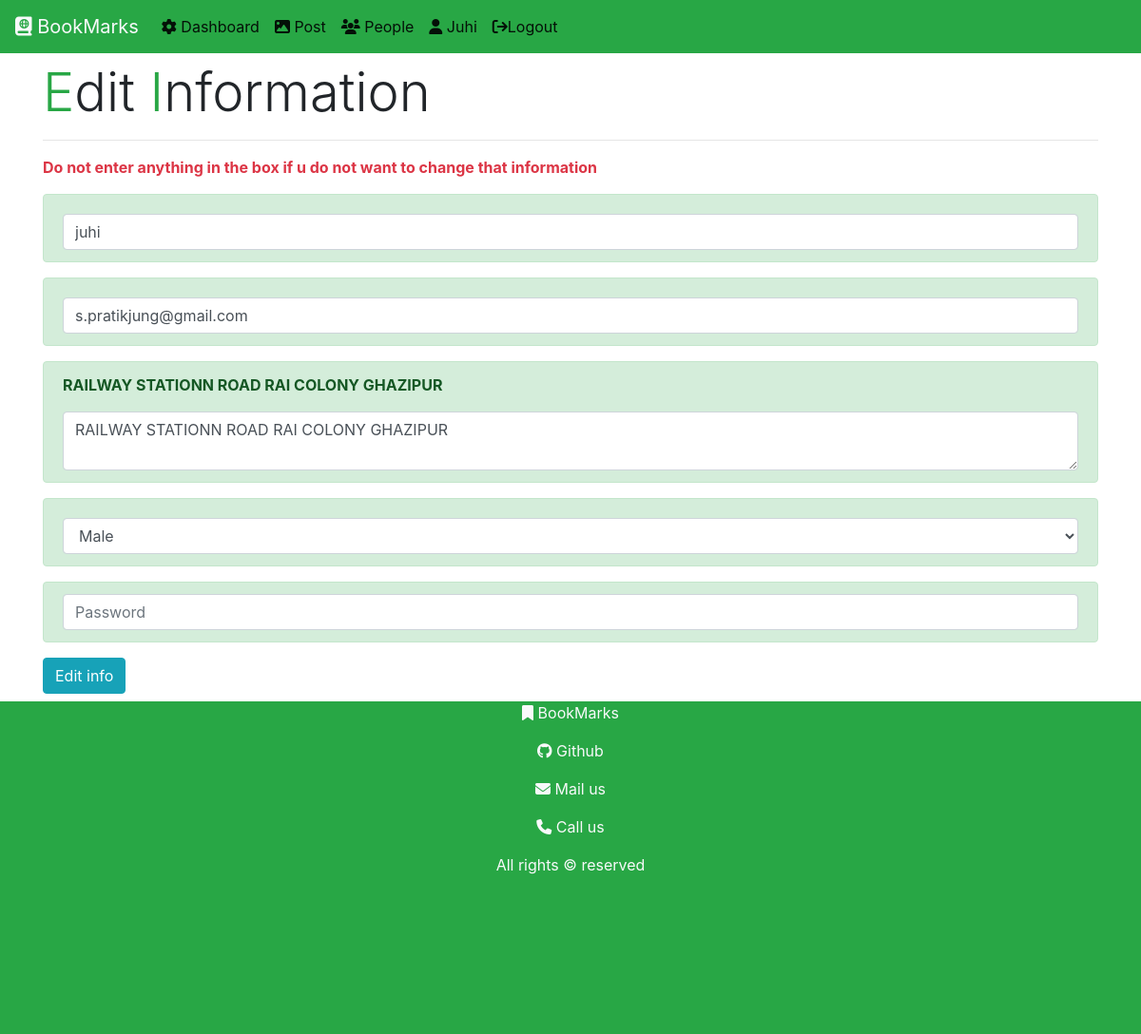
Screenshot of /user/editinfo/20/ (signed in) with the database file from the repository.
### users/models.py (models this page shows)
class users(models.Model):
    GENDER_CHOICES	=	(('male',	'Male'),('female',	'Female'),('transgender',	'Transgender'),)
    name = models.CharField(max_length=250)
    email = models.EmailField(max_length=100,unique=True)
    password = models.CharField(max_length=250)
    address = models.TextField()
    account = models.DateTimeField(default=datetime.datetime.now(), blank=True,null=True)
    gender = models.CharField(max_length=20,choices=GENDER_CHOICES,default='male')
    userimg = models.ImageField(upload_to='userimg/' ,null=True)

### users/views.py (the view, shortened to what this page needs)
# urls.py: path('editinfo/<int:id>/',views.editinfo.as_view(),name='editinfo'),
class editinfo(View):
    def get(self, request,id):
        if 'email' in request.session:
            user = users.objects.get(id=id)
            if user.email == request.email:
                return render(request,'users/edit.html',{'username':request.name,'user':user})
            else:
                return HttpResponse('Invalid request')
        else:
            return HttpResponseRedirect('/user/login')

### users/templates/users/edit.html (shortened to what this page needs)
{% extends 'core/base.html' %}
{% block content %}
{% include 'core/nav.html' with p=username %}
<div class="container mt-2">
    <h1 class="display-4">
        <span class="text-success">E</span>dit <span class="text-success">I</span>nformation
        <hr class="text-success">
    </h1>
</div>
<div class="container">
    <p class="text-danger">
        <b>Do not enter anything in the box if u do not want to change that information</b>
    </p>
    <form action="{% url 'editinfo' id=user.id %}" method="post">
        <div class="alert alert-success">
            <input type="text" name="name" id="name" placeholder="name" value={{user.name}} class="form-control mt-2" required>
        </div>
        <div class="alert alert-success">
            <input type="email" name="email" id="email" placeholder="email" value={{user.email}} class="form-control mt-2" required>
        </div>
        <div class="alert alert-success">
            <p id='add'>
                <b>{{user.address}}</b>
            </p>
            <textarea name="address"  id="address" class="form-control mt-2" value={{user.address}} placeholder="Edit address" required></textarea>
        </div>
        <div class="alert alert-success">
            <select name="gender" class="form-control mt-2" placeholder="Gender" required>
                <option value="male">Male</option>
            </select>
        </div>
    <div class="alert alert-success">
            <input type="password" name="password" id="password" placeholder="Password"  class="form-control" autocomplete="off">
        </div>
        <div class="mt-2">
            <input type="submit" value="Edit info" class="btn btn-info" >
        </div>
    </form>
</div>
{% include 'core/footer.html' %}
{% endblock content %}

### core/templates/core/nav.html (shortened to what this page needs)
<nav class="navbar navbar-expand-lg navbar-light bg-success" >
    <a class="navbar-brand" href="/"><i class="fa-solid fa-book-atlas text-light"></i> <span class="text-light">BookMarks</span> </a>
    <div class="collapse navbar-collapse" id="navbarNavAltMarkup">
      <div class="navbar-nav">
        <a class="nav-item nav-link active" href="{% url 'profile' %}"> <i class="fas fa-cog"></i> Dashboard</a>
        <a class="nav-item nav-link active" href="{% url 'post' %}"> <i class="fas fa-image"></i> Post</a>
        <a class="nav-item nav-link active" href="{% url 'people' %}"><i class="fas fa-users"></i> People</a>
        {% if username %}
        <a class="nav-item nav-link active " href="/"><i class="fas fa-user"></i> {{username | capfirst}}</a>
        <a class="nav-item nav-link active" href="{% url 'logout' %}"><i class="fa fa-sign-out"></i>Logout</a>
{% else %}
        <a class="nav-item nav-link active " href="/"><i class="fas fa-user"></i> User</a>
        <a class="nav-item nav-link active" href="{% url 'login' %}"><i class="fa fa-sign-in"></i>Login</a>
{% endif %}
      </div>
    </div>
  </nav>

### rows the page displays
users: name "Juhi", name "juhi", email "s.pratikjung@gmail.com", address "RAILWAY STATIONN ROAD RAI COLONY GHAZIPUR"
